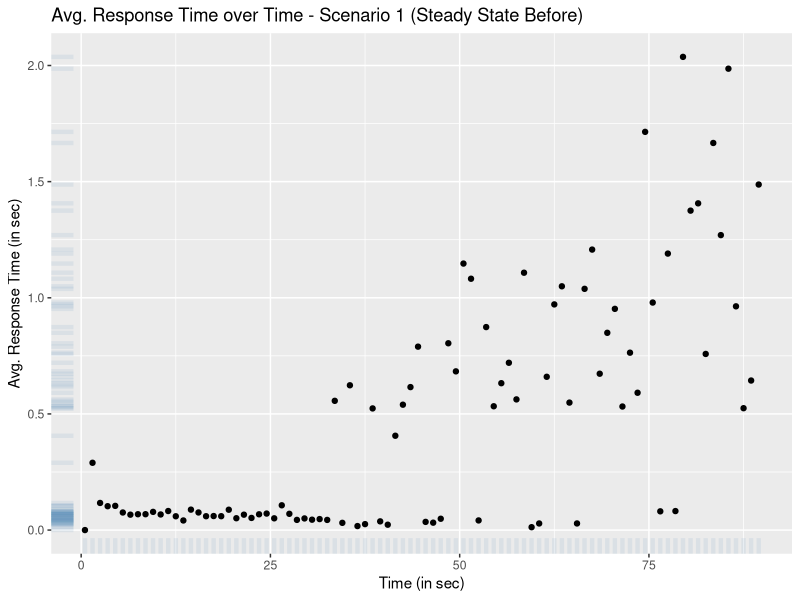
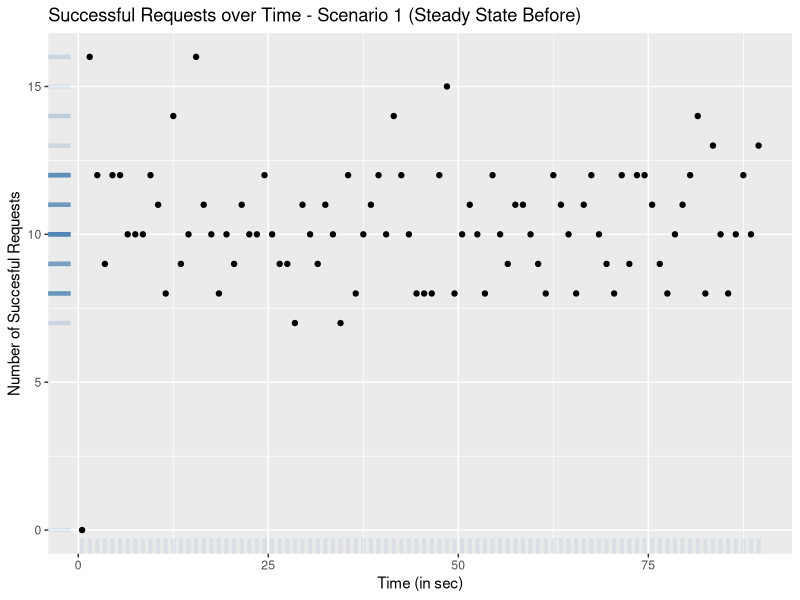
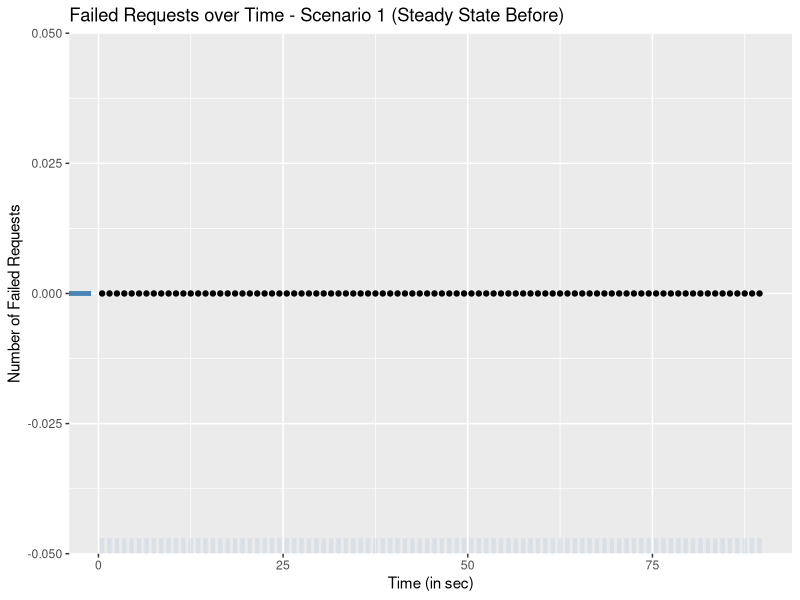
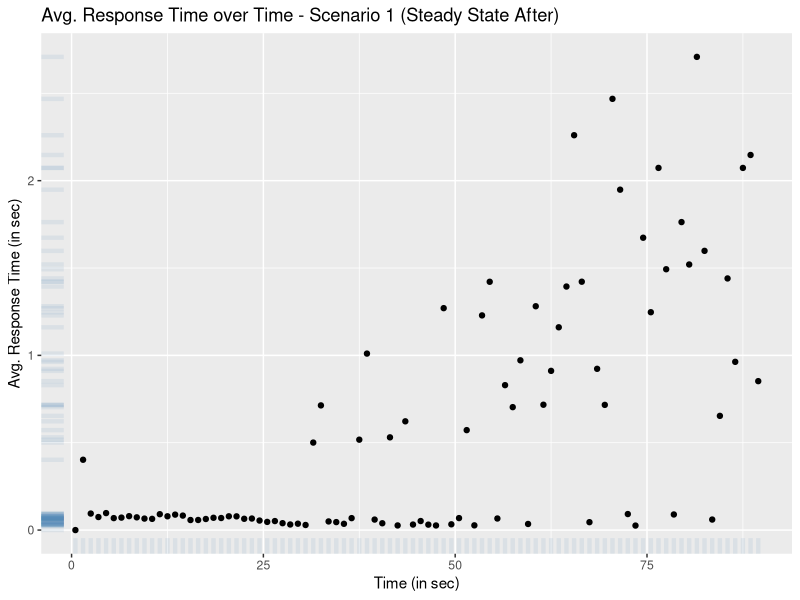
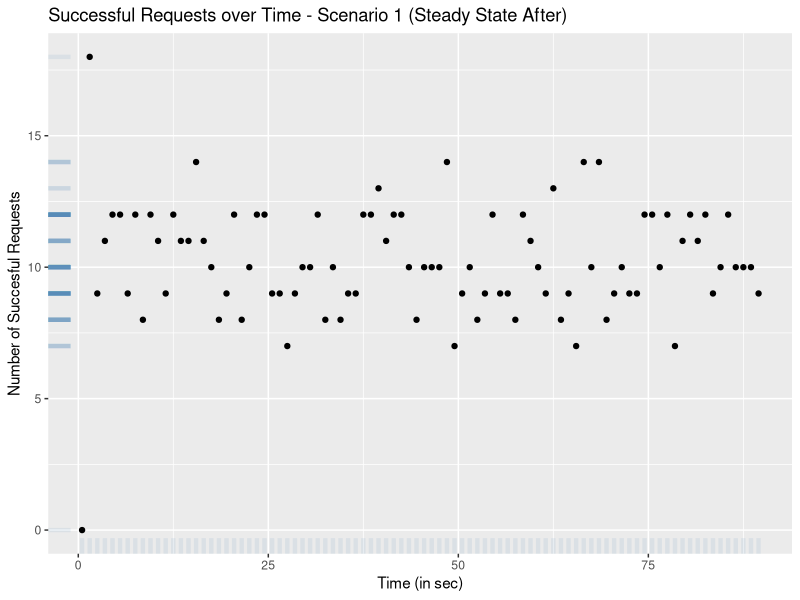
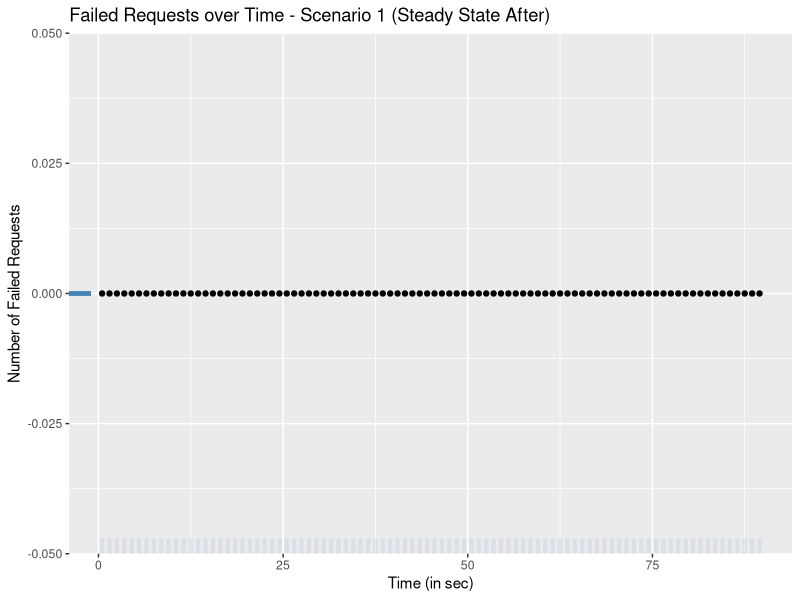
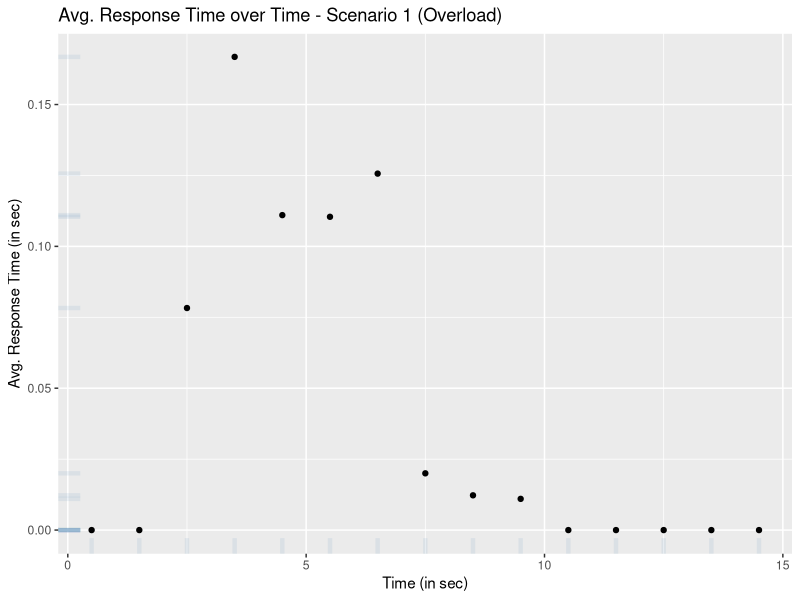
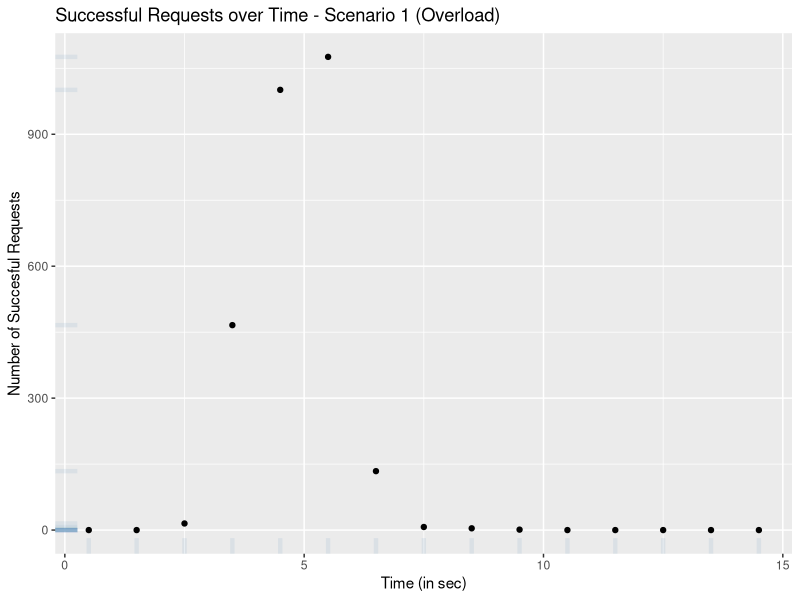

Recreate these plots in R, in order.
##---------------------------------------------------------------##
##                Load libraries and import data                 ##
##---------------------------------------------------------------##

# Load libraries
library(ggplot2)

# Import data
sc1_steady_before_data <- read.csv("scenario-1/steady-log-pre.csv")
sc1_steady_after_data <- read.csv("scenario-1/steady-log-post.csv")
sc1_overload_data <- read.csv("scenario-1/overload-log.csv")
sc2_steady_before_data <- read.csv("scenario-2/steady-log-pre.csv")
sc2_steady_after_data <- read.csv("scenario-2/steady-log-post.csv")
sc3_steady_before_data <- read.csv("scenario-3/steady-log-pre.csv")
sc3_steady_after_data <- read.csv("scenario-3/steady-log-post.csv")
sc4_steady_before_data <- read.csv("scenario-4/steady-log-pre.csv")
sc4_steady_after_data <- read.csv("scenario-4/steady-log-post.csv")



##---------------------------------------------------------------##
##                   Descriptive Statistics                      ##
##---------------------------------------------------------------##

# Create summary for all datasets
summary(sc1_steady_before_data)
summary(sc1_steady_after_data)
summary(sc1_overload_data)
summary(sc2_steady_before_data)
summary(sc2_steady_after_data)
summary(sc3_steady_before_data)
summary(sc3_steady_after_data)
summary(sc4_steady_before_data)
summary(sc4_steady_after_data)



##---------------------------------------------------------------##
##                       Generate Graphs                         ##
##---------------------------------------------------------------##

# Creates a success scatter plot and saves it to PDF
create_and_save_success_scatter_plot <- function(data, scenario_num, data_label) {
  plot_label <- paste("Successful Requests over Time - Scenario", scenario_num, data_label)
  x_label <- "Time (in sec)"
  y_label <- "Number of Succesful Requests"
  
  # Create Plot
  scatter_plot <- ggplot(data=data, aes(x=Target.Time, Successful.Transactions)) +
    geom_point() +
    geom_rug(col="steelblue",alpha=0.1, size=1.5) +
    xlab(x_label) +
    ylab(y_label) +
    labs(title = plot_label)
  
  save_plot(scatter_plot, plot_label)
}

# Creates a fails scatter plot and saves it to PDF
create_and_save_fails_scatter_plot <- function(data, scenario_num, data_label) {
  plot_label <- paste("Failed Requests over Time - Scenario", scenario_num, data_label)
  x_label <- "Time (in sec)"
  y_label <- "Number of Failed Requests"
  
  # Create Plot
  scatter_plot <- ggplot(data=data, aes(x=Target.Time, Failed.Transactions)) +
    geom_point() +
    geom_rug(col="steelblue",alpha=0.1, size=1.5) +
    xlab(x_label) +
    ylab(y_label) +
    labs(title = plot_label)
  
  save_plot(scatter_plot, plot_label)
}

# Creates a response time scatter plot and saves it to PDF
create_and_save_response_time_scatter_plot <- function(data, scenario_num, data_label) {
  plot_label <- paste("Avg. Response Time over Time - Scenario", scenario_num, data_label)
  x_label <- "Time (in sec)"
  y_label <- "Avg. Response Time (in sec)"
  
  # Create Plot
  scatter_plot <- ggplot(data=data, aes(x=Target.Time, Avg.Response.Time)) +
    geom_point() +
    geom_rug(col="steelblue",alpha=0.1, size=1.5) +
    xlab(x_label) +
    ylab(y_label) +
    labs(title = plot_label)
  
  save_plot(scatter_plot, plot_label)
}

# Saves the given plot as PDF
save_plot <- function(scatter_plot, plot_label) {
  path = paste("./scenario-", scenario_num, "/", sep="")
  dir.create(path, showWarnings = FALSE) # Create directory if it doesn't exist
  ggsave(
    paste(plot_label, ".pdf", sep = ""),
    plot = scatter_plot,
    path = path,
    width = 8,
    height = 6,
    units = "in"
  )
}

# Scenario 1
scenario_num <- 1
data_label <- "(Steady State Before)"
data <- sc1_steady_before_data
create_and_save_response_time_scatter_plot(data, scenario_num, data_label)
create_and_save_success_scatter_plot(data, scenario_num, data_label)
create_and_save_fails_scatter_plot(data, scenario_num, data_label)
data_label <- "(Steady State After)"
data <- sc1_steady_after_data
create_and_save_response_time_scatter_plot(data, scenario_num, data_label)
create_and_save_success_scatter_plot(data, scenario_num, data_label)
create_and_save_fails_scatter_plot(data, scenario_num, data_label)
data_label <- "(Overload)"
data <- sc1_overload_data
create_and_save_response_time_scatter_plot(data, scenario_num, data_label)
create_and_save_success_scatter_plot(data, scenario_num, data_label)
create_and_save_fails_scatter_plot(data, scenario_num, data_label)

# Scenario 2
scenario_num <- 2
data_label <- "(Steady State Before)"
data <- sc2_steady_before_data
create_and_save_response_time_scatter_plot(data, scenario_num, data_label)
create_and_save_success_scatter_plot(data, scenario_num, data_label)
create_and_save_fails_scatter_plot(data, scenario_num, data_label)
data_label <- "(Steady State After)"
data <- sc2_steady_after_data
create_and_save_response_time_scatter_plot(data, scenario_num, data_label)
create_and_save_success_scatter_plot(data, scenario_num, data_label)
create_and_save_fails_scatter_plot(data, scenario_num, data_label)

# Scenario 3
scenario_num <- 3
data_label <- "(Steady State Before)"
data <- sc3_steady_before_data
create_and_save_response_time_scatter_plot(data, scenario_num, data_label)
create_and_save_success_scatter_plot(data, scenario_num, data_label)
create_and_save_fails_scatter_plot(data, scenario_num, data_label)
data_label <- "(Steady State After)"
data <- sc3_steady_after_data
create_and_save_response_time_scatter_plot(data, scenario_num, data_label)
create_and_save_success_scatter_plot(data, scenario_num, data_label)
create_and_save_fails_scatter_plot(data, scenario_num, data_label)

# Scenario 4
scenario_num <- 4
data_label <- "(Steady State Before)"
data <- sc4_steady_before_data
create_and_save_response_time_scatter_plot(data, scenario_num, data_label)
create_and_save_success_scatter_plot(data, scenario_num, data_label)
create_and_save_fails_scatter_plot(data, scenario_num, data_label)
data_label <- "(Steady State After)"
data <- sc4_steady_after_data
create_and_save_response_time_scatter_plot(data, scenario_num, data_label)
create_and_save_success_scatter_plot(data, scenario_num, data_label)
create_and_save_fails_scatter_plot(data, scenario_num, data_label)
